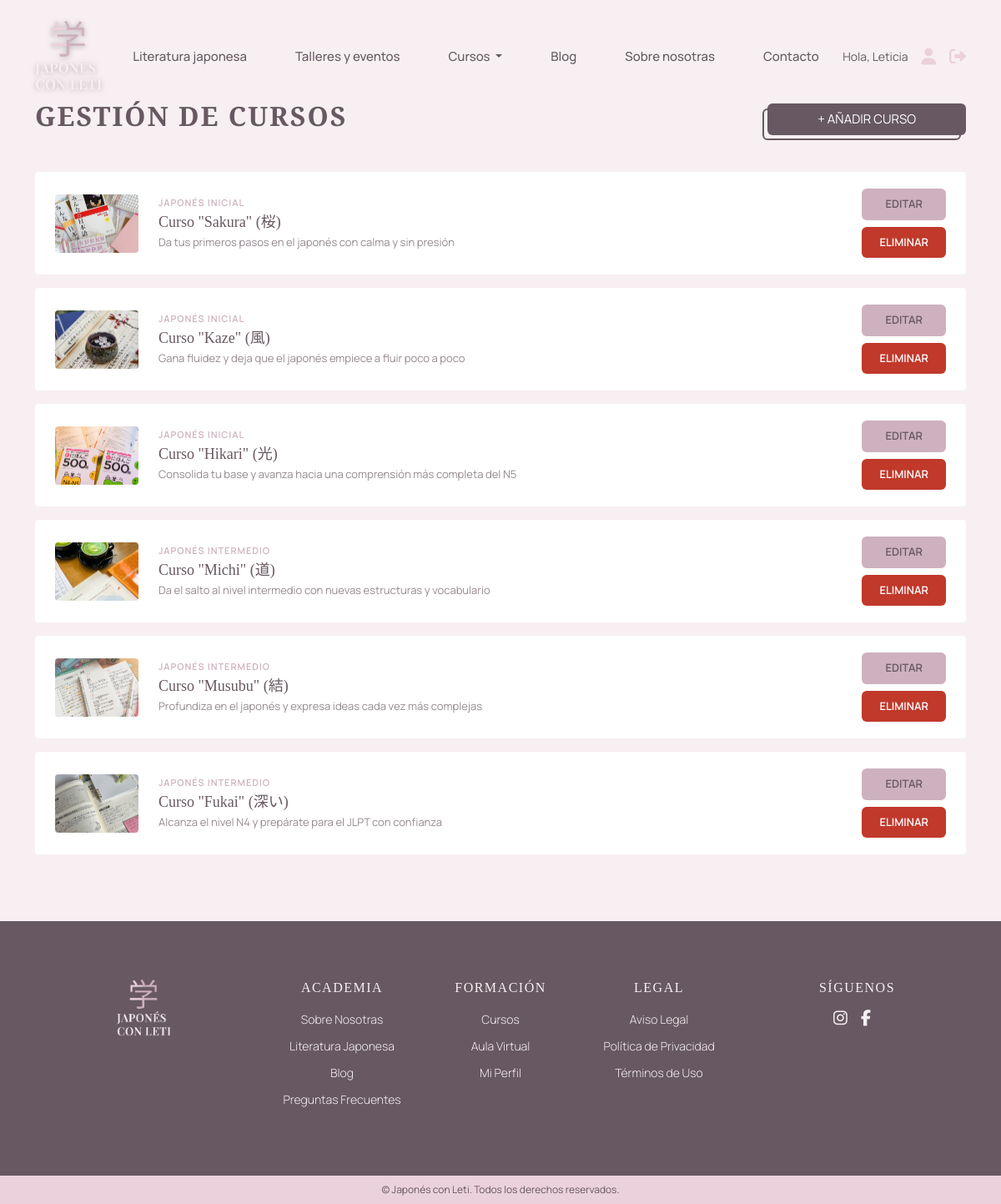
/admin-cursos.php (signed in), run on the app's committed database.
### tables this page shows
CREATE TABLE `cursos` (
  `id_curso` int(11) NOT NULL,
  `id_nivel` int(11) NOT NULL,
  `titulo` varchar(255) NOT NULL,
  `descripcion` text DEFAULT NULL,
  `img` varchar(255) DEFAULT NULL,
  `activo` tinyint(1) NOT NULL DEFAULT 1,
  `contenidos` text DEFAULT NULL,
  `objetivos` text DEFAULT NULL,
  `subtitulo` varchar(255) DEFAULT NULL,
  `img_grande` varchar(255) DEFAULT NULL,
  `img_kanji` varchar(255) DEFAULT NULL
);

### admin-cursos.php (the view, shortened to what this page needs)
<?php
require_once 'conexion.php';
$consultaCursos = $conexion->prepare("SELECT * FROM cursos ORDER BY id_nivel ASC");
$consultaCursos->execute();
$cursos = $consultaCursos->fetchAll(PDO::FETCH_ASSOC);
include("header.php");
?>
<section class="admin-section">
  <div class="container">
    <div class="admin-header">
      <h1 class="admin-titulo">GESTIÓN DE CURSOS</h1>
      <button class="btn miBoton" onclick="toggleFormulario('form-insertar')">+ AÑADIR CURSO</button>
    </div>
    <div class="admin-lista">
      <?php foreach ($cursos as $curso) { ?>
        <div class="admin-item">
          <div class="admin-item-img">
            <img src="img/<?= $curso['img'] ?>" alt="<?= $curso['titulo'] ?>">
          </div>
          <div class="admin-item-info">
            <span class="admin-item-nivel">
              <?= $curso['id_nivel'] == 1 ? 'Japonés Inicial' : 'Japonés Intermedio' ?>
            </span>
            <h3 class="admin-item-titulo"><?= htmlspecialchars($curso['titulo'], ENT_QUOTES) ?></h3>
            <p class="admin-item-subtitulo"><?= $curso['subtitulo'] ?></p>
          </div>
          <div class="admin-item-botones">
            <a href="admin-cursos.php?editar=<?= $curso['id_curso'] ?>" class="btn admin-btn-editar">EDITAR</a>
            <a href="admin-cursos.php?eliminar=<?= $curso['id_curso'] ?>"
               class="btn admin-btn-eliminar"
               onclick="return confirm('¿Seguro que quieres eliminar este curso?')">
               ELIMINAR
            </a>
          </div>
        </div>
      <?php } ?>
    </div>
  </div>
</section>
<?php include("footer.php"); ?>

### styles/style.css (style rules this page uses)
:root { --lavanda: #F7EFF1; --rosa: #EBD1DC; --marron-claro: #CEB1BE; --marron-oscuro: #675861; --negro: #2D2D34; --font-serif: "Playfair Display", serif; --font-sans: "Manrope", sans-serif; }
* { margin: 0; padding: 0; box-sizing: border-box; }
a { text-decoration: none; }
h1 { font-family: var(--font-serif); font-weight: 600; letter-spacing: 2px; }
h3 { font-family: var(--font-serif); }
p { font-family: var(--font-sans); font-size: 15px; }
.miBoton { position: relative; background-color: var(--marron-oscuro); color: white; border-radius: 6px; padding: 8px 60px; display: inline-flex; align-items: center; justify-content: center; border: none; z-index: 2; font-family: var(--font-sans); font-size: 15px; text-transform: uppercase; transition: background-color 0.3s, color 0.3s; }
.miBoton::after { content: ""; position: absolute; top: 6px; left: -6px; width: 100%; height: 100%; border: 2px solid var(--marron-oscuro); border-radius: 6px; z-index: -1; transition: all 0.6s ease; }
.admin-section { background-color: var(--lavanda); min-height: 100vh; padding: 120px 0 80px; }
.admin-header { display: flex; justify-content: space-between; align-items: center; margin-bottom: 40px; }
.admin-titulo { font-family: var(--font-serif); font-size: 32px; font-weight: 600; color: var(--marron-oscuro); letter-spacing: 2px; }
.admin-lista { display: flex; flex-direction: column; gap: 16px; }
.admin-item { background-color: white; padding: 20px 24px; display: flex; align-items: center; gap: 24px; border-radius: 4px; }
.admin-item-img { flex-shrink: 0; }
.admin-item-img img { width: 100px; height: 70px; object-fit: cover; border-radius: 4px; }
.admin-item-info { flex: 1; display: flex; flex-direction: column; gap: 4px; }
.admin-item-nivel { font-family: var(--font-sans); font-size: 11px; text-transform: uppercase; letter-spacing: 1px; color: var(--marron-claro); font-weight: 600; }
.admin-item-titulo { font-family: var(--font-serif); font-size: 18px; color: var(--marron-oscuro); margin: 0; }
.admin-item-subtitulo { font-family: var(--font-sans); font-size: 13px; color: rgba(103, 88, 97, 0.7); margin: 0; }
.admin-item-botones { display: flex; flex-direction: column; gap: 8px; flex-shrink: 0; }
.admin-btn-editar { background-color: var(--marron-claro); color: var(--marron-oscuro); font-family: var(--font-sans); font-size: 13px; font-weight: 600; padding: 8px 20px; text-decoration: none; text-align: center; transition: 0.2s; }
.admin-btn-eliminar { background-color: #c0392b; color: white; font-family: var(--font-sans); font-size: 13px; font-weight: 600; padding: 8px 20px; text-decoration: none; text-align: center; transition: 0.2s; }

### data on the page
cursos: img (picture), shows "JAPONÉS INICIAL", titulo "Curso \"Sakura\" (桜)", subtitulo "Da tus primeros pasos en el japonés con calma y sin presión"
cursos: img (picture), shows "JAPONÉS INICIAL", titulo "Curso \"Kaze\" (風)", subtitulo "Gana fluidez y deja que el japonés empiece a fluir poco a poco"
cursos: img (picture), shows "JAPONÉS INICIAL", titulo "Curso \"Hikari\" (光)", subtitulo "Consolida tu base y avanza hacia una comprensión más completa del N5"
cursos: img (picture), shows "JAPONÉS INTERMEDIO", titulo "Curso \"Michi\" (道)", subtitulo "Da el salto al nivel intermedio con nuevas estructuras y vocabulario"
cursos: img (picture), shows "JAPONÉS INTERMEDIO", titulo "Curso \"Musubu\" (結)", subtitulo "Profundiza en el japonés y expresa ideas cada vez más complejas"
cursos: img (picture), shows "JAPONÉS INTERMEDIO", titulo "Curso \"Fukai\" (深い)", subtitulo "Alcanza el nivel N4 y prepárate para el JLPT con confianza"

### other printed values
$_SESSION['nombre'] "Leticia"
